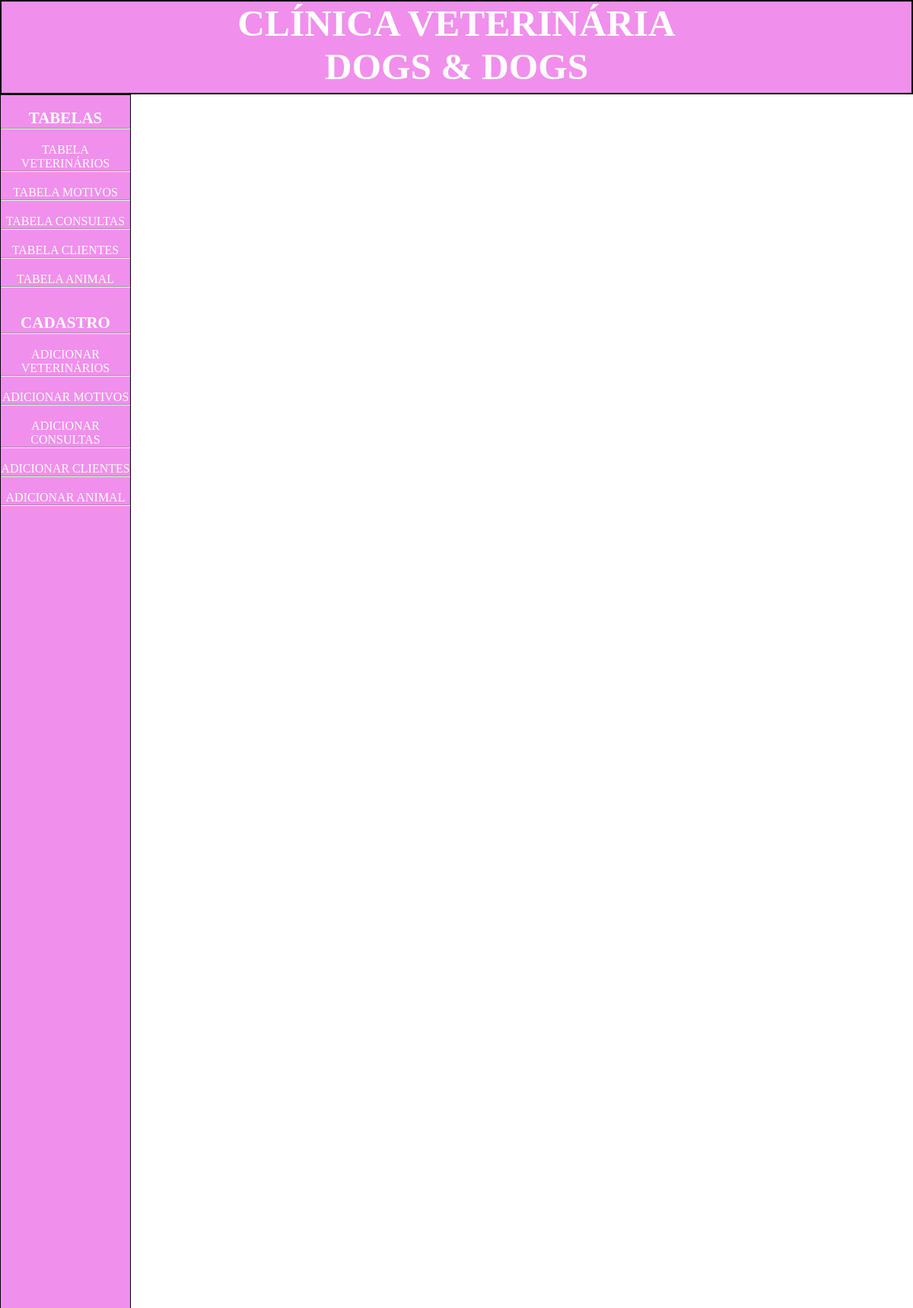
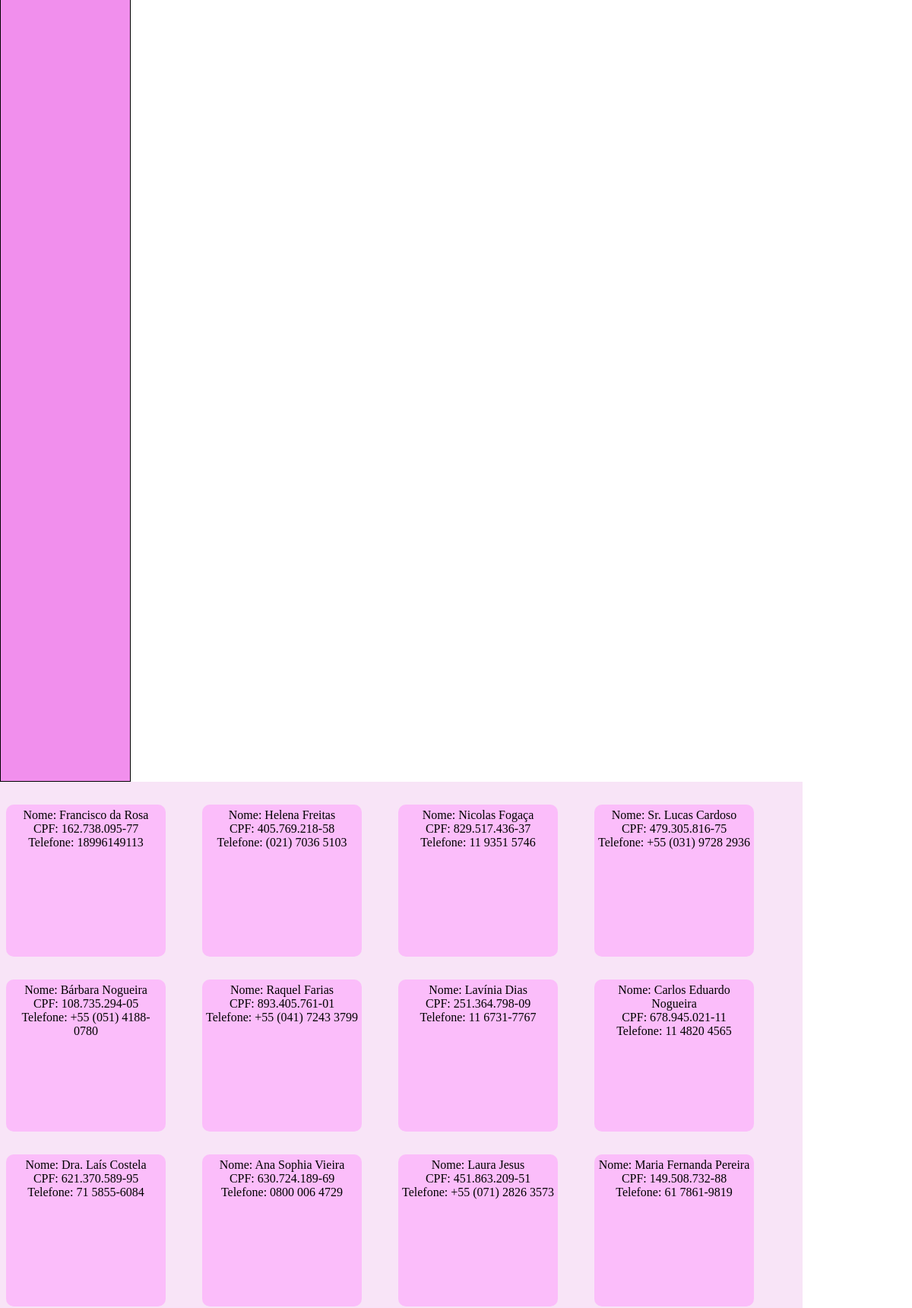
Screenshot of /clientes (upper part) with the database file from the repository (2 pictures, top to bottom).
### models.py (models this page shows, shortened)
class Cliente(Base):
    __tablename__ = 'TAB_CLIENTE'
    id_cliente = Column(Integer, primary_key=True, autoincrement=True)
    CPF = Column(String(11), nullable=False, index=True, unique=True)
    Nome2 = Column(String(40), nullable=False, index=True)
    telefone = Column(String(20), nullable=False, index=True)
    Profissa2 = Column(String(70), index=True)
    Area2 = Column(String(30), index=True)
    def serialize_cliente(self):
        dados_cliente = {
            "id_cliente": self.id_cliente,
            "CPF": self.CPF,
            "Nome2": self.Nome2,
            "telefone": self.telefone,
            "Profissao": self.Profissa2,
            "Area2": self.Area2,
        }
        return dados_cliente

### app.py (the view)
@app.route('/clientes', methods=['GET', 'POST'])
def clientes():
    sql_clientes = select(Cliente)
    resultado_clientes = db_session.execute(sql_clientes).scalars()
    lista_clientes = []
    for n in resultado_clientes:
        lista_clientes.append(n.serialize_cliente())
        print(lista_clientes[-1])
    return render_template("lista_clientes.html",
                           lista_clientes=lista_clientes)

### templates/lista_clientes.html
{% extends 'base.html' %}
{% block conteudo%}
    {% for item in lista_clientes %}
        <div class="card_itens">
        Nome: {{item.Nome2}}<br>
        CPF: {{item.CPF}}<br>
        Telefone: {{item.telefone}}<br>
            </div>
    {% endfor%}
{% endblock conteudo%}

### static/template.css (style rules this page uses)
* { margin: 0; padding: 0; }
.card_itens { background-color: #fbbdfa; text-align: center; display: inline-block; height: 190px; width: 200px; border-radius: 10px; margin-top: 30px; margin-right: 40px; font-size: 16px; float: left; margin-left: 8px; padding: 5px; }

### rows the page displays
Cliente: Nome2 "Francisco da Rosa", CPF "162.738.095-77", telefone "18996149113"
Cliente: Nome2 "Helena Freitas", CPF "405.769.218-58", telefone "(021) 7036 5103"
Cliente: Nome2 "Nicolas Fogaça", CPF "829.517.436-37", telefone "11 9351 5746"
Cliente: Nome2 "Sr. Lucas Cardoso", CPF "479.305.816-75", telefone "+55 (031) 9728 2936"
Cliente: Nome2 "Bárbara Nogueira", CPF "108.735.294-05", telefone "+55 (051) 4188-0780"
Cliente: Nome2 "Raquel Farias", CPF "893.405.761-01", telefone "+55 (041) 7243 3799"
Cliente: Nome2 "Lavínia Dias", CPF "251.364.798-09", telefone "11 6731-7767"
Cliente: Nome2 "Carlos Eduardo Nogueira", CPF "678.945.021-11", telefone "11 4820 4565"
Cliente: Nome2 "Dra. Laís Costela", CPF "621.370.589-95", telefone "71 5855-6084"
Cliente: Nome2 "Ana Sophia Vieira", CPF "630.724.189-69", telefone "0800 006 4729"
Cliente: Nome2 "Laura Jesus", CPF "451.863.209-51", telefone "+55 (071) 2826 3573"
Cliente: Nome2 "Maria Fernanda Pereira", CPF "149.508.732-88", telefone "61 7861-9819"
